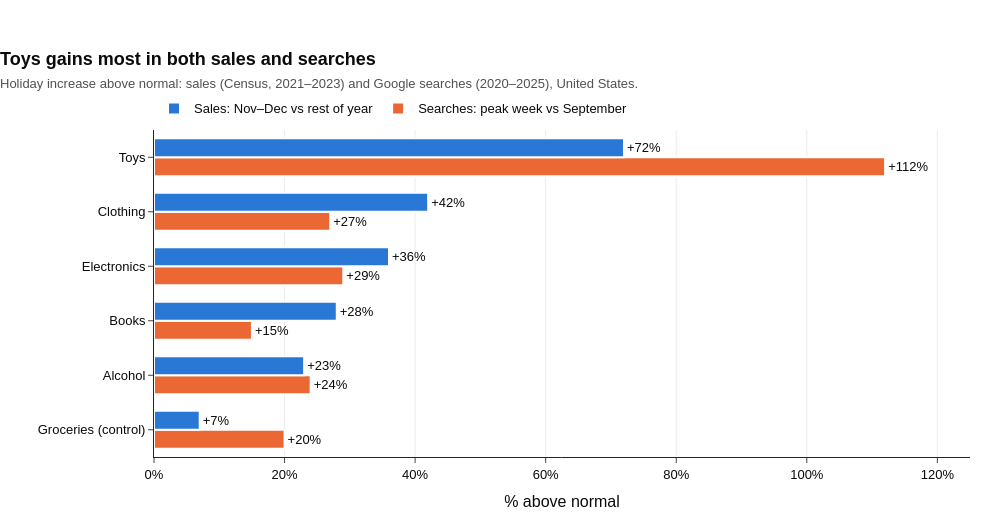

The cell this chart's notebook holds for it:
### Code cell
sales_lift = pd.DataFrame({"term": ORDER, "sales_lift": [1.72, 1.42, 1.36, 1.28, 1.23, 1.07]})
summary = peak_table.reset_index().merge(sales_lift, on="term")
summary["category"] = summary["term"].map(NAMES)
summary["Sales: Nov–Dec vs rest of year"] = ((summary["sales_lift"] - 1) * 100).round(0)
summary["Searches: peak week vs September"] = ((summary["peak_vs_september"] - 1) * 100).round(0)
long = summary.melt(id_vars="category",
                    value_vars=["Sales: Nov–Dec vs rest of year", "Searches: peak week vs September"],
                    var_name="measure", value_name="pct_above_normal")

fig3 = px.bar(long, x="pct_above_normal", y="category", color="measure", barmode="group",
              orientation="h", text="pct_above_normal",
              category_orders={"category": [NAMES[t] for t in ORDER],
                               "measure": ["Searches: peak week vs September", "Sales: Nov–Dec vs rest of year"]},
              color_discrete_map={"Sales: Nov–Dec vs rest of year": BLUE,
                                  "Searches: peak week vs September": ORANGE})
fig3.update_traces(texttemplate="+%{x:.0f}%", textposition="outside", cliponaxis=False,
                   marker_line_color="white", marker_line_width=2,
                   hovertemplate="%{y}<br>%{fullData.name}: +%{x:.0f}%<extra></extra>")
fig3.update_xaxes(title_text="% above normal", ticksuffix="%", range=[0, 125],
                  showgrid=True, gridcolor="#ececea")
fig3.update_yaxes(title_text="")
fig3.update_layout(legend=dict(title="", orientation="h", y=1.02, x=0, yanchor="bottom",
                               traceorder="reversed"), bargap=0.3)
fig3 = clean_layout(fig3, "Toys gains most in both sales and searches",
                    "Holiday increase above normal: sales (Census, 2021–2023) and Google searches (2020–2025), United States.", 520)
fig3.update_layout(margin=dict(t=130))
fig3.show()

### Figure 1 — Plotly figure (JSON) as saved in the notebook; plotly's stock layout.template omitted (floating-point values rounded to 4 significant figures)
{"data": [{"alignmentgroup": "True", "cliponaxis": false, "hovertemplate": "%{y}<br>%{fullData.name}: +%{x:.0f}%<extra></extra>", "legendgroup": "Searches: peak week vs September", "marker": {"color": "#eb6834", "line": {"color": "white", "width": 2}, "pattern": {"shape": ""}}, "name": "Searches: peak week vs September", "offsetgroup": "Searches: peak week vs September", "orientation": "h", "showlegend": true, "text": [112.0, 29.0, 27.0, 24.0, 20.0, 15.0], "textposition": "outside", "texttemplate": "+%{x:.0f}%", "type": "bar", "x": [112.0, 29.0, 27.0, 24.0, 20.0, 15.0], "xaxis": "x", "y": ["Toys", "Electronics", "Clothing", "Alcohol", "Groceries (control)", "Books"], "yaxis": "y"}, {"alignmentgroup": "True", "cliponaxis": false, "hovertemplate": "%{y}<br>%{fullData.name}: +%{x:.0f}%<extra></extra>", "legendgroup": "Sales: Nov–Dec vs rest of year", "marker": {"color": "#2a78d6", "line": {"color": "white", "width": 2}, "pattern": {"shape": ""}}, "name": "Sales: Nov–Dec vs rest of year", "offsetgroup": "Sales: Nov–Dec vs rest of year", "orientation": "h", "showlegend": true, "text": [72.0, 36.0, 42.0, 23.0, 7.0, 28.0], "textposition": "outside", "texttemplate": "+%{x:.0f}%", "type": "bar", "x": [72.0, 36.0, 42.0, 23.0, 7.0, 28.0], "xaxis": "x", "y": ["Toys", "Electronics", "Clothing", "Alcohol", "Groceries (control)", "Books"], "yaxis": "y"}], "layout": {"bargap": 0.3, "barmode": "group", "font": {"color": "#0b0b0b", "family": "Arial", "size": 13}, "height": 520, "legend": {"orientation": "h", "title": {"text": ""}, "tracegroupgap": 0, "traceorder": "reversed", "x": 0, "y": 1.02, "yanchor": "bottom"}, "margin": {"b": 60, "l": 60, "r": 30, "t": 130}, "title": {"text": "<b>Toys gains most in both sales and searches</b><br><span style='font-size:13px;color:#52514e'>Holiday increase above normal: sales (Census, 2021–2023) and Google searches (2020–2025), United States.</span>", "x": 0, "xanchor": "left"}, "width": 1000, "xaxis": {"anchor": "y", "domain": [0, 1], "gridcolor": "#ececea", "range": [0, 125], "showgrid": true, "ticksuffix": "%", "title": {"text": "% above normal"}}, "yaxis": {"anchor": "x", "categoryarray": ["Groceries (control)", "Alcohol", "Books", "Electronics", "Clothing", "Toys"], "categoryorder": "array", "domain": [0, 1], "title": {"text": ""}}}}
